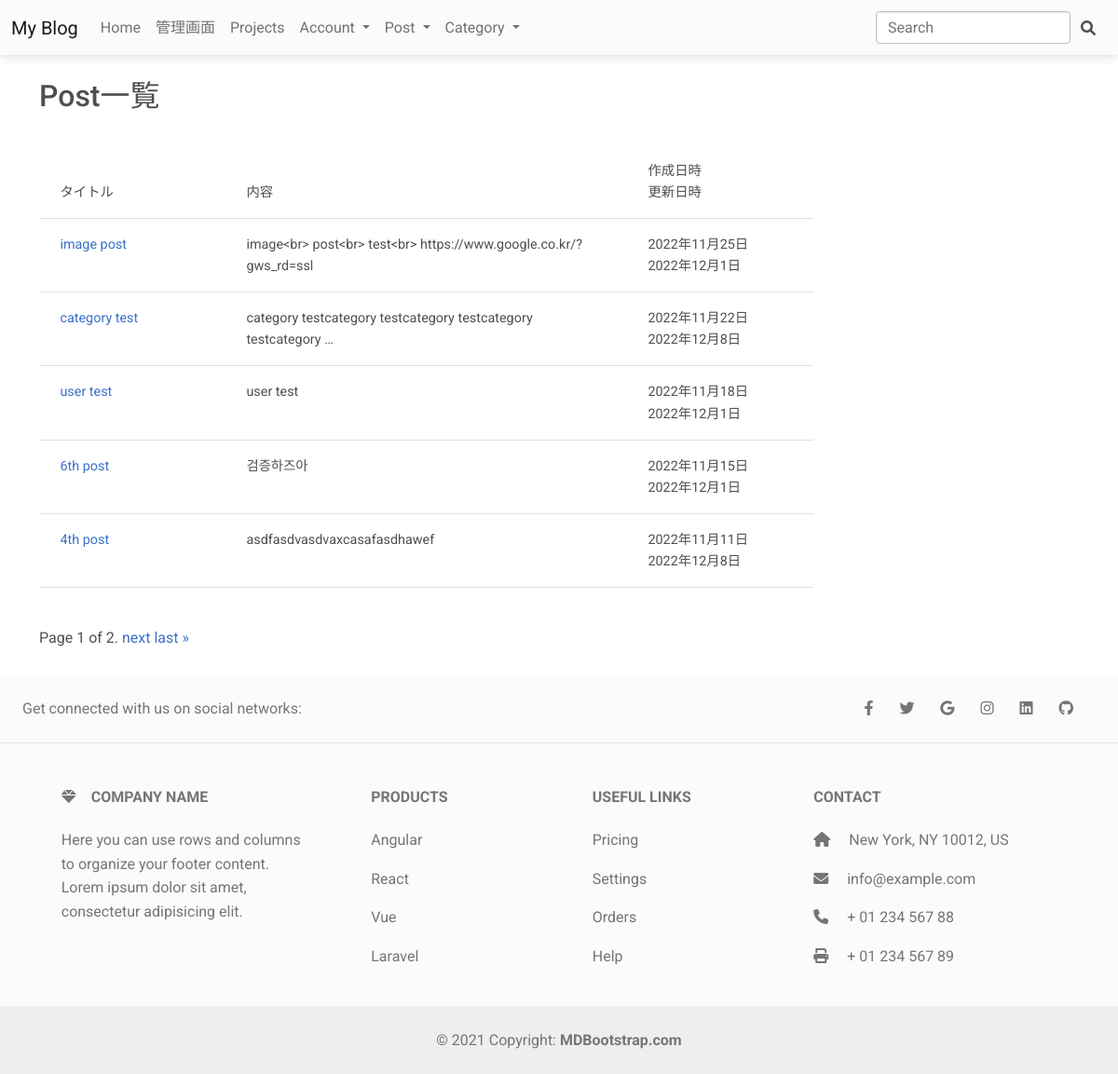
Page /post_list on the committed database.
### myapp/models.py (models this page shows, shortened)
class Post(models.Model):
    author = models.ForeignKey(User, on_delete=models.PROTECT, blank=False)
    title = models.CharField('タイトル', max_length=50)
    content = models.TextField('内容', max_length=1000)
    category = models.ForeignKey('Category', on_delete=models.PROTECT)
    thumbnail = models.ImageField(upload_to='images/', blank=True)
    created_at = models.DateTimeField(auto_now_add=True)
    update_at = models.DateTimeField(auto_now=True)

### myapp/views.py (the view)
# urls.py: path('post_list', views.PostList.as_view(), name='post_list'),
class PostList(ListView):
    model = Post
    paginate_by = 5
    def get_queryset(self):
        return Post.objects.all().order_by('-created_at')

### myapp/context_processors.py (called while the page is built)
def all_category(request):
    category_list = Category.objects.all()
    params = {
        'category_list' : category_list,
    }
    return params

### myapp/templates/myapp/post_list.html
{% extends 'myapp/base.html' %}
{% block content %}
<div class="row">
    <div class="col-md-9">
        <br>
        <h2>Post一覧</h2>
        <br>
        <table class="table">
            <thead>
                <tr>
                    <th width="200px">タイトル</th>
                    <th>内容</th>
                    <th width="200px">作成日時<br>更新日時</th>
                </tr>
            </thead>
            <tbody>
                {% for item in post_list %}
                <tr >
                    <td><a href="{% url 'myapp:post_detail' item.pk %}"> {{ item.title }} </a></td>
                    <td>{{ item.content|truncatewords:5 }}</td>
                    <td>{{ item.created_at.date }}
                    <br>
                    {{ item.update_at.date }}</td>
                </tr>
                {% endfor %}
            </tbody>
        </table>
        <br>
       {% include 'myapp/pagination.html' %}
        <br>
    </div>
</div>
{% endblock %}

### myapp/templates/myapp/base.html (shortened to what this page needs)
<!DOCTYPE html>
<html lang="en">
<head>
  <link href="https://cdnjs.cloudflare.com/ajax/libs/font-awesome/6.0.0/css/all.min.css" rel="stylesheet" />
  <link href="https://cdnjs.cloudflare.com/ajax/libs/mdb-ui-kit/6.0.0/mdb.min.css" rel="stylesheet" />
  <link rel="stylesheet" href="https://cdnjs.cloudflare.com/ajax/libs/font-awesome/6.0.0/css/all.min.css" />
  <link rel="stylesheet" href="css/mdb.min.css" />
</head>
<body>
  <nav class="navbar navbar-expand-lg navbar-light bg-light">
    <div class="container-fluid">
      <div class="collapse navbar-collapse" id="navbarSupportedContent">
        <a class="navbar-brand mt-2 mt-lg-0" href="/">
          My Blog
        </a>
        <ul class="navbar-nav me-auto mb-2 mb-lg-0">
          <li class="nav-item">
            <a class="nav-link" href="{% url 'myapp:index' %} ">Home</a>
          </li>
          <li class="nav-item">
            <a class="nav-link" href="/admin" target="_blank">管理画面</a>
          </li>
          <li class="nav-item">
            <a class="nav-link" href="#">Projects</a>
          </li>
          <li class="nav-item dropdown">
            <a class="nav-link dropdown-toggle" href="#" id="account" role="button"
              data-mdb-toggle="dropdown" aria-expanded="false">
              Account
            </a>
          </li>
          <li class="nav-item dropdown">
            <a class="nav-link dropdown-toggle" href="#" id="navbarDropdownMenuLink" role="button"
              data-mdb-toggle="dropdown" aria-expanded="false">
              Post
            </a>
          </li>
          <li class="nav-item dropdown">
            <a class="nav-link dropdown-toggle" href="#" id="navbarDropdownMenuLink" role="button"
              data-mdb-toggle="dropdown" aria-expanded="false">
              Category
            </a>
          </li>
        </ul>
      </div>
      <form action="{% url 'myapp:search' %}" method="POST" class="d-flex input-group w-auto">
        <input type="search" class="form-control rounded" placeholder="Search" aria-label="Search"
          aria-describedby="search-addon" name="freeword" />
        <span class="input-group-text border-0" id="search-addon">
          <i class="fas fa-search"></i>
        </span>
      </form>
  </nav>
  <main class='container'>
    {% block content%}
    {% endblock %}
  </main>
  <footer class="text-center text-lg-start bg-light text-muted">
    <section class="d-flex justify-content-center justify-content-lg-between p-4 border-bottom">
      <div class="me-5 d-none d-lg-block">
        <span>Get connected with us on social networks:</span>
      </div>
      <div>
        <a href="" class="me-4 text-reset">
          <i class="fab fa-facebook-f"></i>
        </a>
        <a href="" class="me-4 text-reset">
          <i class="fab fa-twitter"></i>
        </a>
        <a href="" class="me-4 text-reset">
          <i class="fab fa-google"></i>
        </a>
        <a href="" class="me-4 text-reset">
          <i class="fab fa-instagram"></i>
        </a>
        <a href="" class="me-4 text-reset">
          <i class="fab fa-linkedin"></i>
        </a>
        <a href="" class="me-4 text-reset">
          <i class="fab fa-github"></i>
        </a>
      </div>
    </section>
    <section class="">
      <div class="container text-center text-md-start mt-5">
        <div class="row mt-3">
          <div class="col-md-3 col-lg-4 col-xl-3 mx-auto mb-4">
            <h6 class="text-uppercase fw-bold mb-4">
              <i class="fas fa-gem me-3"></i>Company name
            </h6>
            <p>
              Here you can use rows and columns to organize your footer content. Lorem ipsum
              dolor sit amet, consectetur adipisicing elit.
            </p>
          </div>
          <div class="col-md-2 col-lg-2 col-xl-2 mx-auto mb-4">
            <h6 class="text-uppercase fw-bold mb-4">
              Products
            </h6>
            <p>
              <a href="#!" class="text-reset">Angular</a>
            </p>
            <p>
              <a href="#!" class="text-reset">React</a>
            </p>
            <p>
              <a href="#!" class="text-reset">Vue</a>
            </p>
            <p>
              <a href="#!" class="text-reset">Laravel</a>
            </p>
          </div>
          <div class="col-md-3 col-lg-2 col-xl-2 mx-auto mb-4">
            <h6 class="text-uppercase fw-bold mb-4">
              Useful links
            </h6>
            <p>
              <a href="#!" class="text-reset">Pricing</a>
            </p>
            <p>
              <a href="#!" class="text-reset">Settings</a>
            </p>
            <p>
              <a href="#!" class="text-reset">Orders</a>
            </p>
            <p>
              <a href="#!" class="text-reset">Help</a>
            </p>
          </div>
          <div class="col-md-4 col-lg-3 col-xl-3 mx-auto mb-md-0 mb-4">
            <h6 class="text-uppercase fw-bold mb-4">Contact</h6>
            <p><i class="fas fa-home me-3"></i> New York, NY 10012, US</p>
            <p>
              <i class="fas fa-envelope me-3"></i>
              info@example.com
            </p>
            <p><i class="fas fa-phone me-3"></i> + 01 234 567 88</p>
            <p><i class="fas fa-print me-3"></i> + 01 234 567 89</p>
          </div>
        </div>
      </div>
    </section>
    <div class="text-center p-4" style="background-color: rgba(0, 0, 0, 0.05);">
      © 2021 Copyright:
      <a class="text-reset fw-bold" href="https://mdbootstrap.com/">MDBootstrap.com</a>
    </div>
  </footer>
</body>
</html>

### myapp/templates/myapp/pagination.html (shortened to what this page needs)
<div class="pagination">
    <span class="step-links">
        <span class="current">
            Page {{ page_obj.number }} of {{ page_obj.paginator.num_pages }}.
        </span>
        {% if page_obj.has_next %}
            <a href="?page={{ page_obj.next_page_number }}">next</a>
            <a href="?page={{ page_obj.paginator.num_pages }}">last &raquo;</a>
        {% endif %}
    </span>
</div>

### rows in the picture
Post: title "image post", content "image<br> post<br> test<br> https://www.google.co.kr/?gws_rd=ssl", created_at "2022年11月25日", update_at "2022年12月1日"
Post: title "category test", content "category testcategory testcategory testcategory testcategory …", created_at "2022年11月22日", update_at "2022年12月8日"
Post: title "user test", content "user test", created_at "2022年11月18日", update_at "2022年12月1日"
Post: title "6th post", content "검증하즈아", created_at "2022年11月15日", update_at "2022年12月1日"
Post: title "4th post", content "asdfasdvasdvaxcasafasdhawef", created_at "2022年11月11日", update_at "2022年12月8日"

### other values in the picture
{{ page_obj.number }} "1"
{{ page_obj.paginator.num_pages }} "2"
